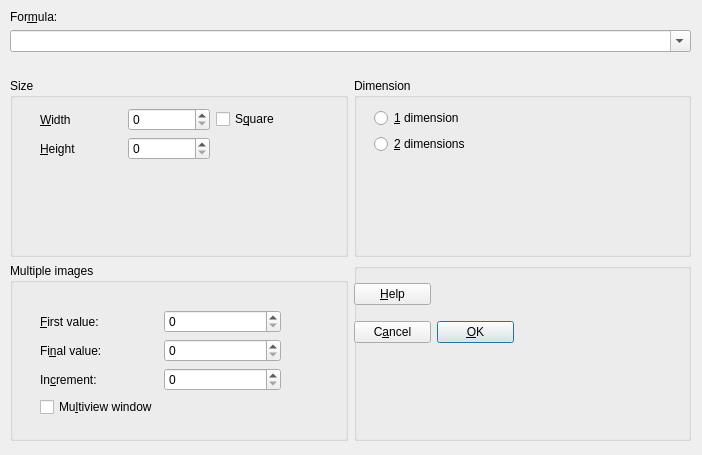
<?xml version="1.0" encoding="UTF-8"?>
<ui version="4.0">
 <class>formulaDialog</class>
 <widget class="QDialog" name="formulaDialog">
  <property name="geometry">
   <rect>
    <x>0</x>
    <y>0</y>
    <width>702</width>
    <height>455</height>
   </rect>
  </property>
  <property name="windowTitle">
   <string>Create image</string>
  </property>
  <property name="locale">
   <locale language="English" country="Australia"/>
  </property>
  <property name="modal">
   <bool>true</bool>
  </property>
  <widget class="QWidget" name="mainWidget">
   <property name="geometry">
    <rect>
     <x>10</x>
     <y>10</y>
     <width>681</width>
     <height>431</height>
    </rect>
   </property>
   <layout class="QVBoxLayout" name="mainLayout">
    <item>
     <widget class="QLabel" name="formulaLabel">
      <property name="sizePolicy">
       <sizepolicy hsizetype="Preferred" vsizetype="Fixed">
        <horstretch>0</horstretch>
        <verstretch>0</verstretch>
       </sizepolicy>
      </property>
      <property name="text">
       <string>For&amp;mula:</string>
      </property>
      <property name="buddy">
       <cstring>formulaComboBox</cstring>
      </property>
     </widget>
    </item>
    <item>
     <widget class="QComboBox" name="formulaComboBox">
      <property name="editable">
       <bool>true</bool>
      </property>
     </widget>
    </item>
    <item>
     <widget class="QLabel" name="errorLabel">
      <property name="sizePolicy">
       <sizepolicy hsizetype="Preferred" vsizetype="Fixed">
        <horstretch>0</horstretch>
        <verstretch>0</verstretch>
       </sizepolicy>
      </property>
      <property name="text">
       <string/>
      </property>
      <property name="buddy">
       <cstring>formulaComboBox</cstring>
      </property>
     </widget>
    </item>
    <item>
     <layout class="QGridLayout" name="mainGridLayout" rowminimumheight="0,0" columnminimumwidth="0,0">
      <item row="0" column="0">
       <widget class="QGroupBox" name="sizeGroupBox">
        <property name="title">
         <string>Size</string>
        </property>
        <widget class="QWidget" name="sizeGridLayout_a">
         <property name="geometry">
          <rect>
           <x>30</x>
           <y>30</y>
           <width>258</width>
           <height>96</height>
          </rect>
         </property>
         <layout class="QVBoxLayout" name="sizeVerticalLayout">
          <item>
           <layout class="QGridLayout" name="sizeGridLayout">
            <item row="0" column="0">
             <widget class="QLabel" name="widthLabel">
              <property name="text">
               <string>&amp;Width</string>
              </property>
              <property name="buddy">
               <cstring>widthSpinBox</cstring>
              </property>
             </widget>
            </item>
            <item row="0" column="2">
             <widget class="QCheckBox" name="squareCheckBox">
              <property name="text">
               <string>S&amp;quare</string>
              </property>
             </widget>
            </item>
            <item row="0" column="1">
             <widget class="QSpinBox" name="widthSpinBox">
              <property name="inputMethodHints">
               <set>Qt::ImhDigitsOnly</set>
              </property>
             </widget>
            </item>
            <item row="1" column="0">
             <widget class="QLabel" name="heightLabel">
              <property name="text">
               <string>&amp;Height</string>
              </property>
              <property name="buddy">
               <cstring>heightSpinBox</cstring>
              </property>
             </widget>
            </item>
            <item row="1" column="1">
             <widget class="QSpinBox" name="heightSpinBox">
              <property name="inputMethodHints">
               <set>Qt::ImhDigitsOnly</set>
              </property>
             </widget>
            </item>
           </layout>
          </item>
          <item>
           <spacer name="sizeVerticalSpacer">
            <property name="orientation">
             <enum>Qt::Vertical</enum>
            </property>
            <property name="sizeHint" stdset="0">
             <size>
              <width>20</width>
              <height>40</height>
             </size>
            </property>
           </spacer>
          </item>
         </layout>
        </widget>
       </widget>
      </item>
      <item row="0" column="1">
       <widget class="QGroupBox" name="dimensionGroupBox">
        <property name="title">
         <string>Dimension</string>
        </property>
        <widget class="QWidget" name="verticalLayoutWidget_3">
         <property name="geometry">
          <rect>
           <x>20</x>
           <y>30</y>
           <width>221</width>
           <height>121</height>
          </rect>
         </property>
         <layout class="QVBoxLayout" name="dimVerticalLayout">
          <item>
           <widget class="QRadioButton" name="oneDRadioButton">
            <property name="text">
             <string>&amp;1 dimension</string>
            </property>
           </widget>
          </item>
          <item>
           <widget class="QRadioButton" name="twoDRadioButton">
            <property name="text">
             <string>&amp;2 dimensions</string>
            </property>
           </widget>
          </item>
          <item>
           <spacer name="dimVerticalSpacer">
            <property name="orientation">
             <enum>Qt::Vertical</enum>
            </property>
            <property name="sizeHint" stdset="0">
             <size>
              <width>20</width>
              <height>40</height>
             </size>
            </property>
           </spacer>
          </item>
         </layout>
        </widget>
       </widget>
      </item>
      <item row="1" column="0">
       <widget class="QGroupBox" name="multiGroupBox">
        <property name="title">
         <string>Multiple images</string>
        </property>
        <widget class="QWidget" name="verticalLayoutWidget_4">
         <property name="geometry">
          <rect>
           <x>30</x>
           <y>30</y>
           <width>241</width>
           <height>141</height>
          </rect>
         </property>
         <layout class="QVBoxLayout" name="multiVerticalLayout">
          <item>
           <layout class="QGridLayout" name="multiGridLayout">
            <item row="0" column="0">
             <widget class="QLabel" name="firstNLabel">
              <property name="text">
               <string>&amp;First value:</string>
              </property>
              <property name="buddy">
               <cstring>firstNSpinBox</cstring>
              </property>
             </widget>
            </item>
            <item row="1" column="1">
             <widget class="QSpinBox" name="finalNSpinBox">
              <property name="inputMethodHints">
               <set>Qt::ImhDigitsOnly</set>
              </property>
             </widget>
            </item>
            <item row="2" column="1">
             <widget class="QSpinBox" name="incrNSpinBox">
              <property name="inputMethodHints">
               <set>Qt::ImhDigitsOnly</set>
              </property>
             </widget>
            </item>
            <item row="1" column="0">
             <widget class="QLabel" name="finalNLabel">
              <property name="text">
               <string>Fi&amp;nal value:</string>
              </property>
              <property name="buddy">
               <cstring>finalNSpinBox</cstring>
              </property>
             </widget>
            </item>
            <item row="2" column="0">
             <widget class="QLabel" name="incrNabel">
              <property name="text">
               <string>In&amp;crement:</string>
              </property>
              <property name="buddy">
               <cstring>incrNSpinBox</cstring>
              </property>
             </widget>
            </item>
            <item row="0" column="1">
             <widget class="QSpinBox" name="firstNSpinBox">
              <property name="inputMethodHints">
               <set>Qt::ImhDigitsOnly</set>
              </property>
             </widget>
            </item>
            <item row="3" column="0">
             <widget class="QCheckBox" name="multiviewCheckBox">
              <property name="text">
               <string>Mu&amp;ltiview window</string>
              </property>
             </widget>
            </item>
           </layout>
          </item>
         </layout>
        </widget>
       </widget>
      </item>
      <item row="1" column="1">
       <widget class="QGroupBox" name="buttonGroupBox">
        <property name="title">
         <string/>
        </property>
        <property name="flat">
         <bool>true</bool>
        </property>
        <widget class="QWidget" name="gridLayoutWidget">
         <property name="geometry">
          <rect>
           <x>0</x>
           <y>10</y>
           <width>160</width>
           <height>80</height>
          </rect>
         </property>
         <layout class="QGridLayout" name="buttonGridLayout">
          <item row="0" column="0">
           <widget class="QPushButton" name="helpButton">
            <property name="text">
             <string>&amp;Help</string>
            </property>
           </widget>
          </item>
          <item row="0" column="1">
           <widget class="QLabel" name="emptyLabel">
            <property name="text">
             <string/>
            </property>
           </widget>
          </item>
          <item row="1" column="0">
           <widget class="QPushButton" name="cancelButton">
            <property name="text">
             <string>C&amp;ancel</string>
            </property>
           </widget>
          </item>
          <item row="1" column="1">
           <widget class="QPushButton" name="okButton">
            <property name="text">
             <string>&amp;OK</string>
            </property>
            <property name="default">
             <bool>true</bool>
            </property>
           </widget>
          </item>
         </layout>
        </widget>
       </widget>
      </item>
     </layout>
    </item>
   </layout>
  </widget>
 </widget>
 <tabstops>
  <tabstop>formulaComboBox</tabstop>
  <tabstop>widthSpinBox</tabstop>
  <tabstop>squareCheckBox</tabstop>
  <tabstop>heightSpinBox</tabstop>
  <tabstop>oneDRadioButton</tabstop>
  <tabstop>twoDRadioButton</tabstop>
  <tabstop>firstNSpinBox</tabstop>
  <tabstop>finalNSpinBox</tabstop>
  <tabstop>incrNSpinBox</tabstop>
  <tabstop>multiviewCheckBox</tabstop>
 </tabstops>
 <resources/>
 <connections>
  <connection>
   <sender>oneDRadioButton</sender>
   <signal>clicked()</signal>
   <receiver>formulaDialog</receiver>
   <slot>updateControls()</slot>
   <hints>
    <hint type="sourcelabel">
     <x>592</x>
     <y>125</y>
    </hint>
    <hint type="destinationlabel">
     <x>698</x>
     <y>102</y>
    </hint>
   </hints>
  </connection>
  <connection>
   <sender>twoDRadioButton</sender>
   <signal>clicked()</signal>
   <receiver>formulaDialog</receiver>
   <slot>updateControls()</slot>
   <hints>
    <hint type="sourcelabel">
     <x>592</x>
     <y>150</y>
    </hint>
    <hint type="destinationlabel">
     <x>697</x>
     <y>135</y>
    </hint>
   </hints>
  </connection>
  <connection>
   <sender>squareCheckBox</sender>
   <signal>stateChanged(int)</signal>
   <receiver>formulaDialog</receiver>
   <slot>updateControls()</slot>
   <hints>
    <hint type="sourcelabel">
     <x>297</x>
     <y>126</y>
    </hint>
    <hint type="destinationlabel">
     <x>696</x>
     <y>174</y>
    </hint>
   </hints>
  </connection>
  <connection>
   <sender>formulaComboBox</sender>
   <signal>textChanged(QString)</signal>
   <receiver>formulaDialog</receiver>
   <slot>formulaChanged()</slot>
   <hints>
    <hint type="sourcelabel">
     <x>509</x>
     <y>40</y>
    </hint>
    <hint type="destinationlabel">
     <x>696</x>
     <y>37</y>
    </hint>
   </hints>
  </connection>
  <connection>
   <sender>okButton</sender>
   <signal>clicked()</signal>
   <receiver>formulaDialog</receiver>
   <slot>accept()</slot>
   <hints>
    <hint type="sourcelabel">
     <x>511</x>
     <y>337</y>
    </hint>
    <hint type="destinationlabel">
     <x>698</x>
     <y>292</y>
    </hint>
   </hints>
  </connection>
  <connection>
   <sender>cancelButton</sender>
   <signal>clicked()</signal>
   <receiver>formulaDialog</receiver>
   <slot>reject()</slot>
   <hints>
    <hint type="sourcelabel">
     <x>430</x>
     <y>337</y>
    </hint>
    <hint type="destinationlabel">
     <x>696</x>
     <y>333</y>
    </hint>
   </hints>
  </connection>
  <connection>
   <sender>widthSpinBox</sender>
   <signal>valueChanged(int)</signal>
   <receiver>formulaDialog</receiver>
   <slot>updateControls()</slot>
   <hints>
    <hint type="sourcelabel">
     <x>199</x>
     <y>118</y>
    </hint>
    <hint type="destinationlabel">
     <x>696</x>
     <y>214</y>
    </hint>
   </hints>
  </connection>
 </connections>
 <slots>
  <slot>updateControls()</slot>
  <slot>formulaChanged()</slot>
 </slots>
</ui>
